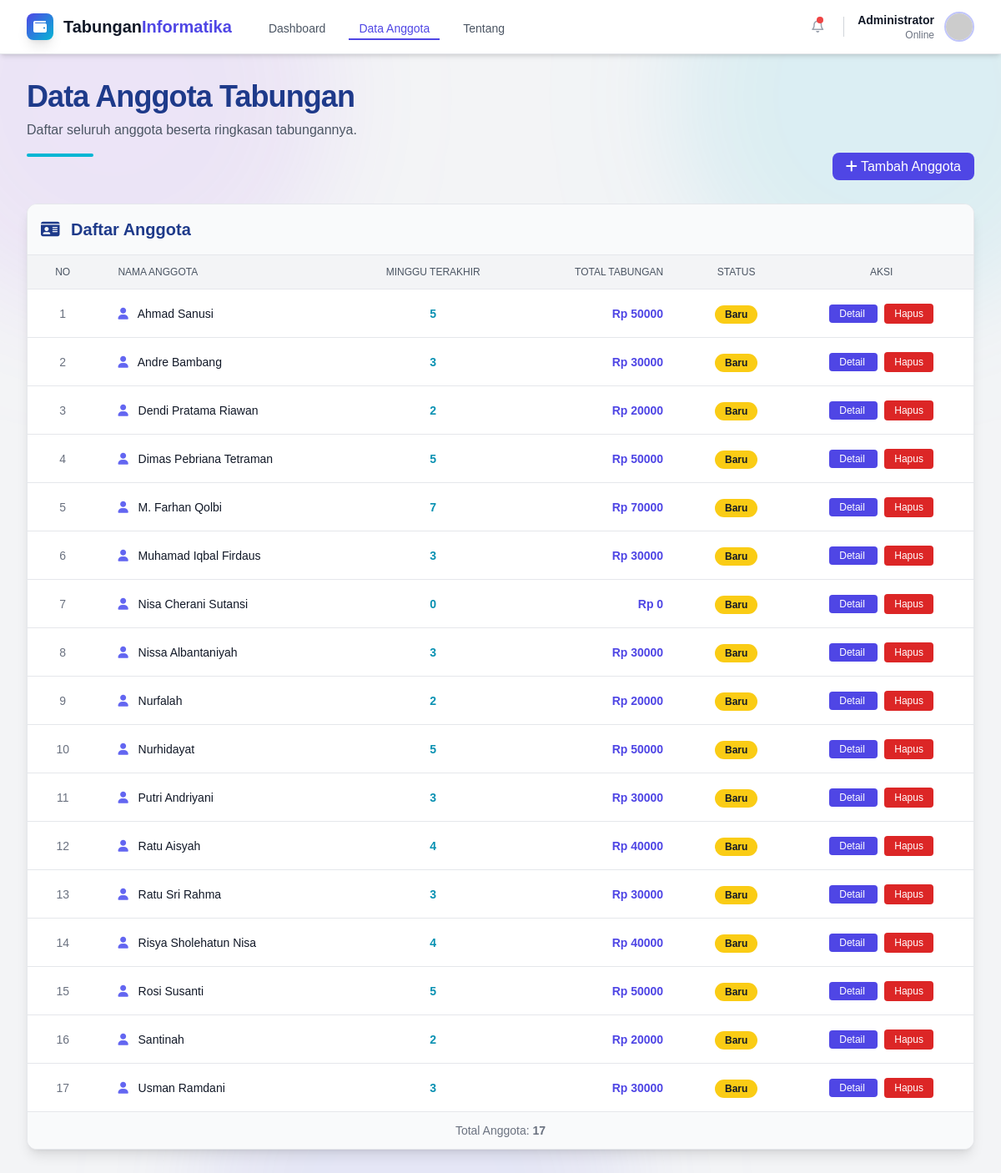
/members, run on the app's committed database.
### tables this page shows
CREATE TABLE members (
            id INTEGER PRIMARY KEY AUTOINCREMENT,
            name TEXT NOT NULL
        );

### app.py (the view)
@app.route("/members")
def members_list():
    members = get_all_members()
    data = []
    for m in members:
        data.append({
            "id": m["id"],
            "name": m["name"],
            "total": get_total_savings(m["id"]),
            "last_week": get_last_week(m["id"]) or 0
        })
    return render_template("anggota.html", members=data)

### app.py (called while the page is built)
def format_rupiah(value):
    if value is None:
        return "0"
    try:
        if platform.system() == "Windows":
            locale.setlocale(locale.LC_NUMERIC, 'Indonesian_Indonesia.1252')
        else:
            locale.setlocale(locale.LC_NUMERIC, 'id_ID.UTF-8')
    except:
        locale.setlocale(locale.LC_NUMERIC, 'C')
    return locale.format_string("%d", int(value), grouping=True)

### database.py (called while the page is built)
def get_db():
    conn = sqlite3.connect(DB_NAME)
    conn.row_factory = sqlite3.Row
    return conn

### models.py (called while the page is built)
def get_all_members():
    db = get_db()
    rows = db.execute("SELECT * FROM members").fetchall()
    db.close()
    return rows

def get_total_savings(member_id):
    db = get_db()
    total = db.execute("SELECT SUM(amount) FROM savings WHERE member_id=?", (member_id,)).fetchone()[0]
    db.close()
    return total or 0

def get_last_week(member_id):
    db = get_db()
    row = db.execute("SELECT MAX(week) AS last_week FROM savings WHERE member_id=?", (member_id,)).fetchone()
    db.close()
    return row["last_week"]

### templates/anggota.html
{% extends "base.html" %}
{% block content %}
<div class="py-8">
    <div class="mb-8">
        <h1 class="text-4xl font-righteous font-extrabold text-blue-900 tracking-tight">
             Data Anggota Tabungan
        </h1>
        <p class="text-gray-600 mt-2">
            Daftar seluruh anggota beserta ringkasan tabungannya.
        </p>
        <div class="h-1 bg-cyan-500 w-20 mt-4 rounded-full"></div>
        <div class="mb-4 text-right">
    <a href="/members/add"
       class="px-4 py-2 bg-indigo-600 text-white rounded-lg hover:bg-indigo-700">
        <i class="fa-solid fa-plus"></i> Tambah Anggota
    </a>
</div>
    </div>
    <div class="bg-white rounded-xl shadow-lg border border-gray-200 overflow-hidden">
        <div class="p-4 border-b bg-gray-50">
            <h4 class="text-xl font-semibold text-blue-900">
                <i class="fa-solid fa-id-card mr-2"></i> Daftar Anggota
            </h4>
        </div>
        <div class="overflow-x-auto">
            <table class="min-w-full divide-y divide-gray-200">
                <thead class="bg-gray-100">
                    <tr>
                        <th class="px-6 py-3 text-center text-xs font-medium text-gray-600 uppercase">No</th>
                        <th class="px-6 py-3 text-left text-xs font-medium text-gray-600 uppercase">Nama Anggota</th>
                        <th class="px-6 py-3 text-center text-xs font-medium text-gray-600 uppercase">Minggu Terakhir</th>
                        <th class="px-6 py-3 text-right text-xs font-medium text-gray-600 uppercase">Total Tabungan</th>
                        <th class="px-6 py-3 text-center text-xs font-medium text-gray-600 uppercase">Status</th>
                        <th class="px-6 py-3 text-center text-xs font-medium text-gray-600 uppercase"> Aksi</th>
                    </tr>
                </thead>
                <tbody class="divide-y divide-gray-200">
                    {% for m in members %}
                    <tr class="hover:bg-indigo-50 transition">
                        <td class="px-6 py-4 text-center text-sm text-gray-500">
                            {{ loop.index }}
                        </td>
                        <td class="px-6 py-4 text-sm font-medium text-gray-900">
                            <i class="fa-solid fa-user mr-2 text-indigo-500"></i>
                            {{ m.name }}
                        </td>
                        <td class="px-6 py-4 text-center text-sm font-bold text-cyan-600">
                            {{ m.last_week }}
                        </td>
                        <td class="px-6 py-4 text-right text-sm font-extrabold text-indigo-600">
                            Rp {{ m.total | format_rupiah }}
                        </td>
                        <td class="px-6 py-4 text-center text-sm">
                            {% if m.last_week >= 52 %}
                                <span class="px-3 py-1 rounded-full bg-green-600 text-white text-xs font-semibold">
                                    Lunas 🎉
                                </span>
                            {% elif m.last_week >= 10 %}
                                <span class="px-3 py-1 rounded-full bg-cyan-500 text-white text-xs font-semibold">
                                    Aktif
                                </span>
                            {% else %}
                                <span class="px-3 py-1 rounded-full bg-yellow-400 text-gray-900 text-xs font-semibold">
                                    Baru
                                </span>
                            {% endif %}
                        </td>
                        <td class="px-6 py-4 text-center space-x-2">
                            <a href="/members/{{ m.id }}"
                            class="px-3 py-1 bg-indigo-600 text-white text-xs rounded hover:bg-indigo-700">
                                Detail
                            </a>
                            <form action="/members/delete/{{ m.id }}" method="POST" class="inline"
                                onsubmit="return confirm('Yakin hapus anggota ini?')">
                                <button class="px-3 py-1 bg-red-600 text-white text-xs rounded hover:bg-red-700">
                                    Hapus
                                </button>
                            </form>
                        </td>
                    </tr>
                    {% endfor %}
                </tbody>
            </table>
        </div>
        <div class="p-3 text-center text-sm text-gray-500 border-t bg-gray-50">
            Total Anggota: <span class="font-bold">{{ members|length }}</span>
        </div>
    </div>
</div>
{% endblock %}

### templates/base.html (style rules this page uses)
body { background-color: #f3f4f6; color: #1f2937; min-height: 100vh; padding-top: 64px; }

### data on the page
members: name "Ahmad Sanusi", last_week "5", total "50000"
members: name "Andre Bambang", last_week "3", total "30000"
members: name "Dendi Pratama Riawan", last_week "2", total "20000"
members: name "Dimas Pebriana Tetraman", last_week "5", total "50000"
members: name "M. Farhan Qolbi", last_week "7", total "70000"
members: name "Muhamad Iqbal Firdaus", last_week "3", total "30000"
members: name "Nisa Cherani Sutansi", last_week "0", total "0"
members: name "Nissa Albantaniyah", last_week "3", total "30000"
members: name "Nurfalah", last_week "2", total "20000"
members: name "Nurhidayat", last_week "5", total "50000"
members: name "Putri Andriyani", last_week "3", total "30000"
members: name "Ratu Aisyah", last_week "4", total "40000"
members: name "Ratu Sri Rahma", last_week "3", total "30000"
members: name "Risya Sholehatun Nisa", last_week "4", total "40000"
members: name "Rosi Susanti", last_week "5", total "50000"
members: name "Santinah", last_week "2", total "20000"
members: name "Usman Ramdani", last_week "3", total "30000"

### other printed values
{{ members|length }} "17"
